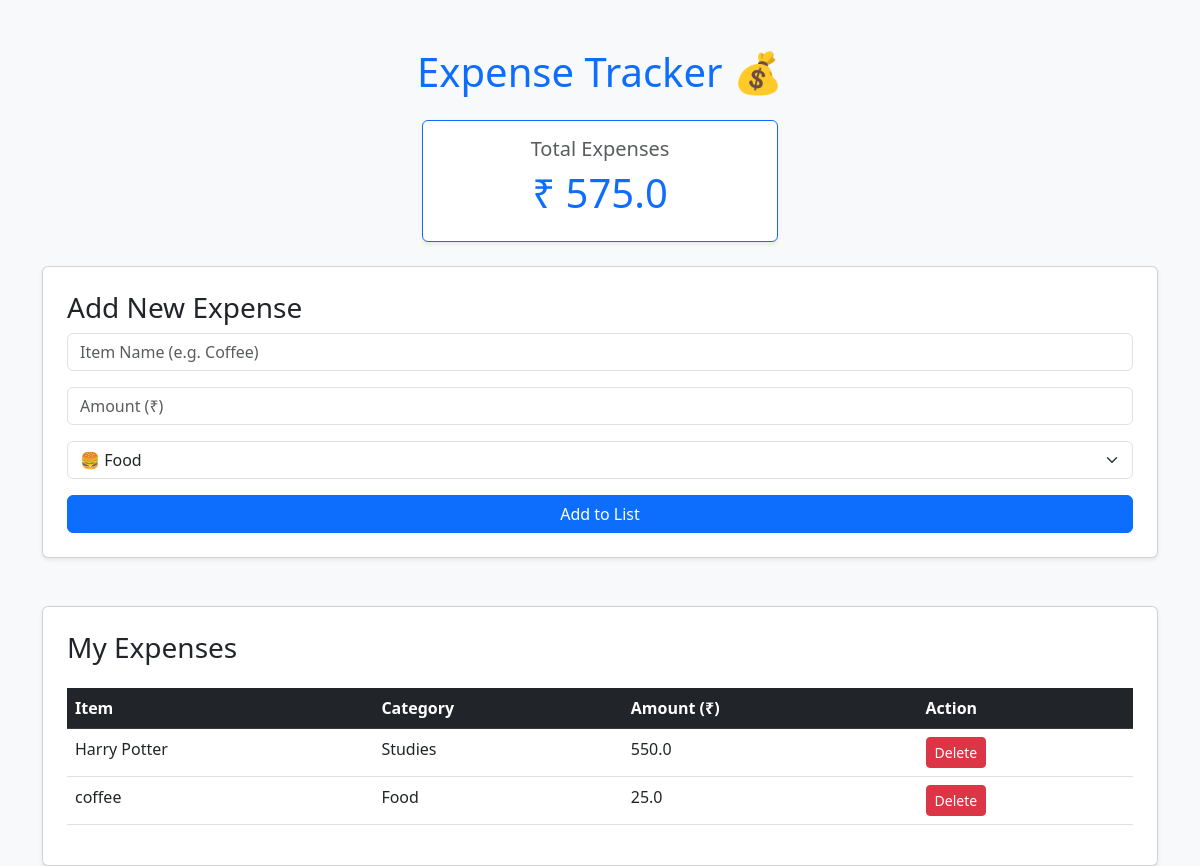
Before: / with the older database file.
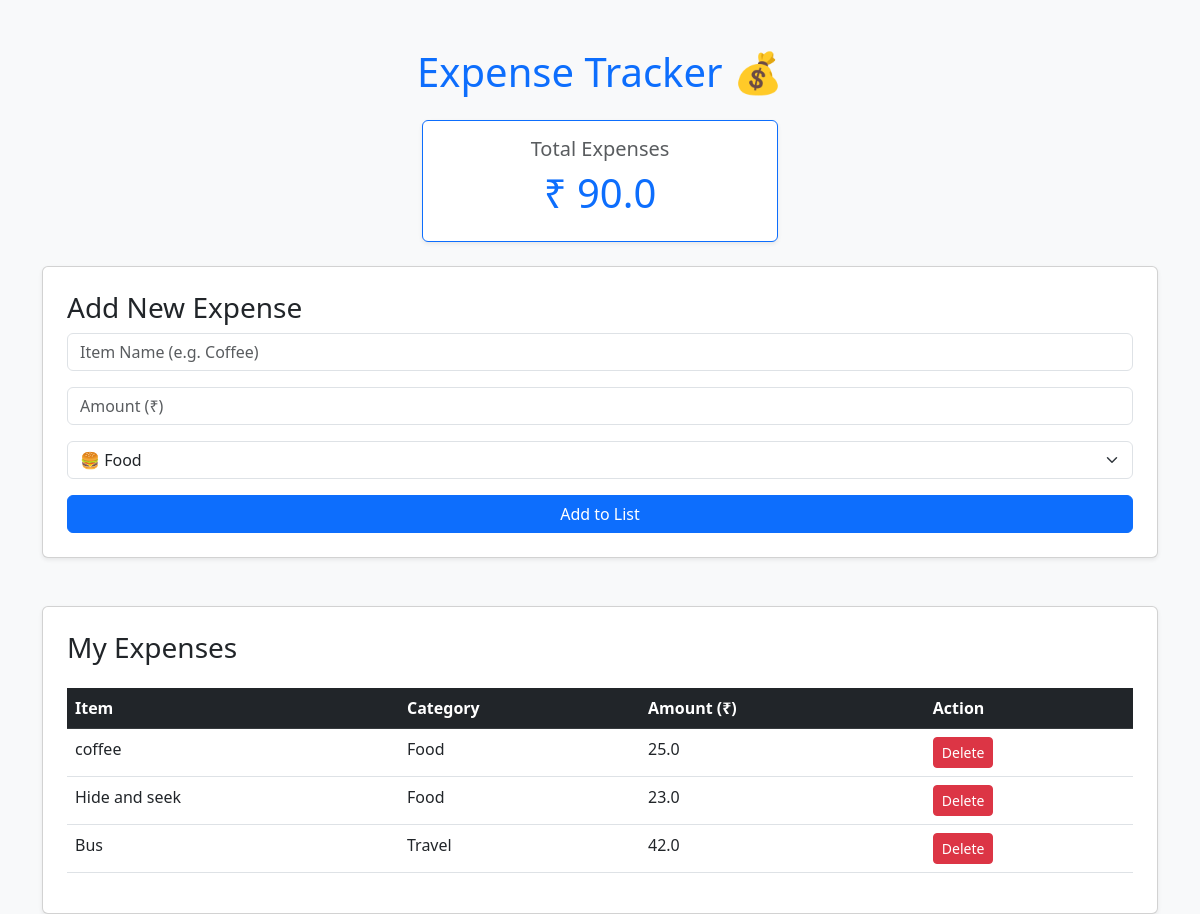
After: the same page with the newer database file.
### tables this page shows
CREATE TABLE expenses (
            id INTEGER PRIMARY KEY AUTOINCREMENT,
            item TEXT NOT NULL,
            amount REAL NOT NULL,
            category TEXT DEFAULT 'General'
        );

### app.py (the view)
@app.route('/')
def home():
    conn = sqlite3.connect('database.db')
    cursor = conn.cursor()
    cursor.execute('SELECT * FROM expenses')
    all_expenses = cursor.fetchall()
    cursor.execute('SELECT SUM(amount) FROM expenses')
    row = cursor.fetchone()
    total = row[0] if row[0] is not None else 0
    conn.close()
    return render_template('index.html', expenses=all_expenses, total=total)

### templates/index.html (shortened to what this page needs)
<!DOCTYPE html>
<html lang="en">
<head>
    <link href="https://cdn.jsdelivr.net/npm/bootstrap@5.3.0/dist/css/bootstrap.min.css" rel="stylesheet">
</head>
<body class="bg-light">
    <div class="container mt-5">
        <h1 class="text-center text-primary mb-4">Expense Tracker 💰</h1>
        <div class="row mb-4 justify-content-center">
            <div class="col-md-4">
                <div class="card border-primary shadow-sm">
                    <div class="card-body text-center">
                        <h5 class="card-title text-muted">Total Expenses</h5>
                        <h2 class="display-6 text-primary">₹ {{ total }}</h2>
                    </div>
                </div>
            </div>
        </div>
        <div class="card p-4 shadow-sm mb-5">
            <h3>Add New Expense</h3>
            <form action="/add" method="POST">
                <div class="mb-3">
                    <input type="text" name="item" class="form-control" placeholder="Item Name (e.g. Coffee)" required>
                </div>
                <div class="mb-3">
                    <input type="number" name="amount" class="form-control" placeholder="Amount (₹)" required>
                </div>
                <div class="mb-3">
                    <select name="category" class="form-select">
                        <option value="Food">🍔 Food</option>
                    </select>
                </div>
                <button type="submit" class="btn btn-primary w-100">Add to List</button>
            </form>
        </div>
        <div class="card p-4 shadow-sm">
            <h3>My Expenses</h3>
            <table class="table table-hover mt-3">
                <thead class="table-dark">
                    <tr>
                        <th>Item</th>
                        <th>Category</th>
                        <th>Amount (₹)</th>
                        <th>Action</th>
                    </tr>
                </thead>
                <tbody>
                    {% for expense in expenses %}
                    <tr>
                        <td>{{ expense[1] }}</td>
                        <td>{{ expense[3] }}</td>
                        <td>{{ expense[2] }}</td>
                        <td>
                            <a href="/delete/{{ expense[0] }}" class="btn btn-danger btn-sm">Delete</a>
                        </td>
                    </tr>
                    {% endfor %}
                </tbody>
            </table>
        </div>
    </div>
</body>
</html>

Changed rows visible on the page:
removed expenses: item "Harry Potter", category "Studies", amount "550.0"
added expenses: item "Hide and seek", category "Food", amount "23.0"
added expenses: item "Bus", category "Travel", amount "42.0"
Other visible differences:
{{ total }}: "575.0" → "90.0"
